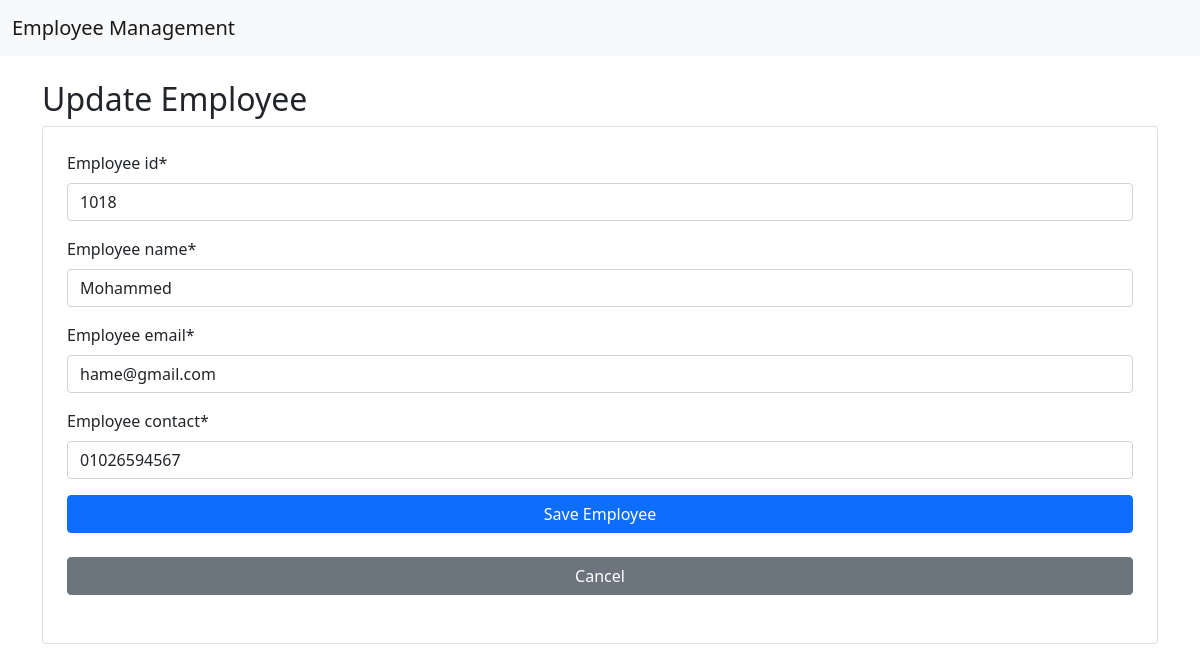
The page /update/3/ on the database its author committed.
### employee/models.py (models this page shows, shortened)
class Employee(models.Model):
    employee_id=models.CharField(max_length=20)
    employee_name=models.CharField(max_length=100)
    employee_email=models.EmailField()
    employee_contact=models.CharField(max_length=20)

### employee/views.py (the view)
# urls.py: path('update/<int:pk>/',update_employee, name= "update"),
def update_employee(request, pk):
    employee = Employee.objects.get(id=pk)
    if request.method == 'POST':
        form = EmployeeForm(request.POST, instance=employee)
        if form.is_valid():
            form.save()
            return redirect('list')
    else:
        form = EmployeeForm(instance=employee)
    return render(request, 'update.html', {'form':form})

### employee/forms.py
class EmployeeForm(forms.ModelForm):
    class Meta:
        model=Employee
        fields='__all__'

### employee/templates/update.html (shortened to what this page needs)
{% extends "base.html" %}
{%block content%}
{%load crispy_forms_tags%}
<h2> Update Employee</h2>
<form method="POST" class="form-group card p-4">
    {{form | crispy}}
    <button type="submit" class="btn btn-primary">Save Employee</button><br>
    <a href="{%url 'list'%} " class="btn btn-secondary">Cancel</a><br>
</form>
{% endblock %}

### rows shown on the page
Employee: employee_id "1018", employee_name "Mohammed", employee_email "hame@gmail.com", employee_contact "01026594567"
